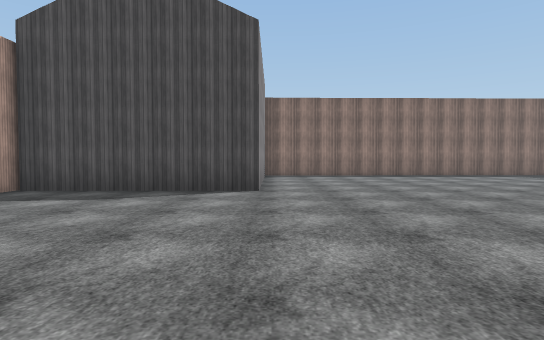
View 1 (above)

24 first-person views from a walk through a 3-D level made in the Unity game engine. The camera is 1.3 m above the floor, tilts 2° down and sees 80° across. The floor is counted in squares, 2 m on a side. Each view is taken from the middle of a square. On the plan, view 1 faces up. The plan holds only what a view shows up to about 10 squares ahead; the rest is blank. The player is left out. Some animated figures are not drawn. Surface patterns are stand-ins for the level's own textures.

View 2
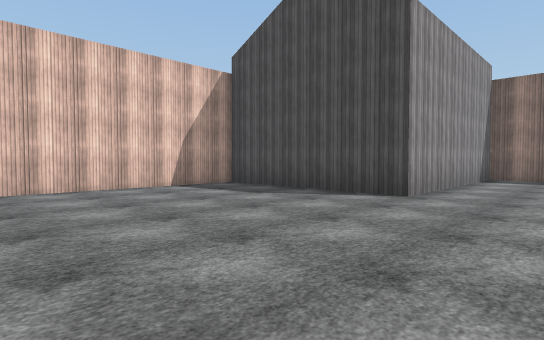

View 3
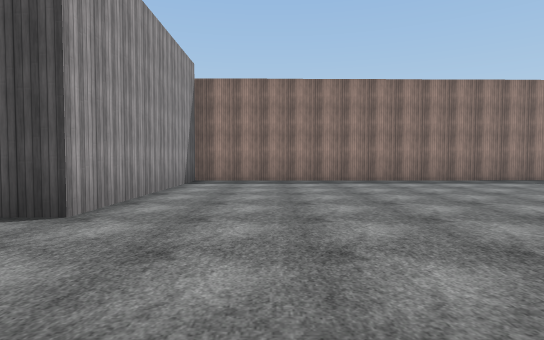

View 4
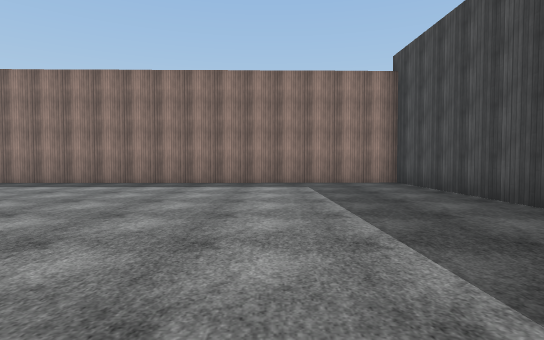

View 5
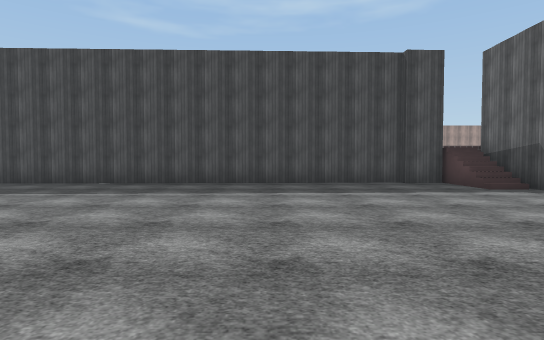

View 6
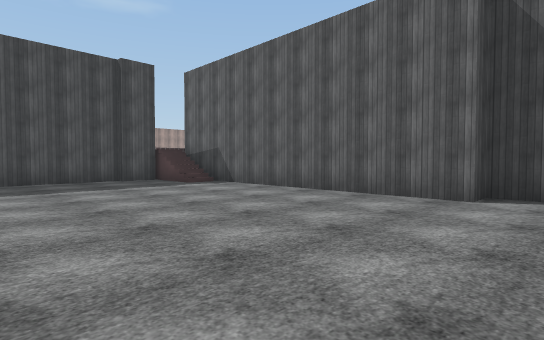

View 7
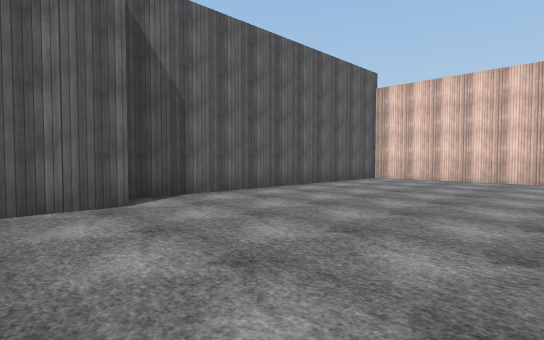

View 8
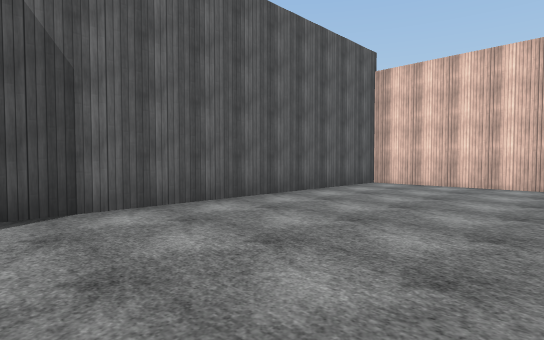

View 9
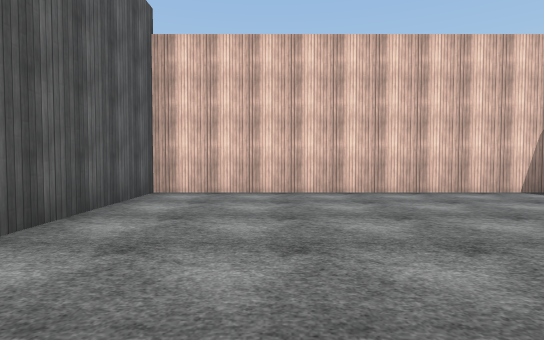

View 10
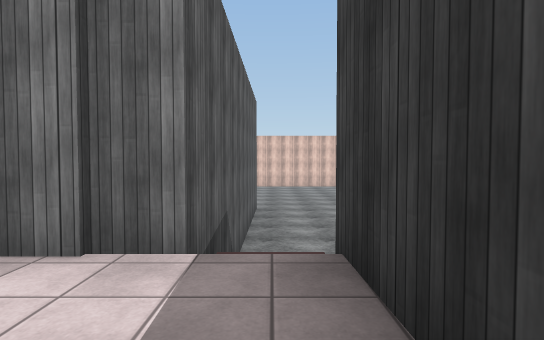

View 11
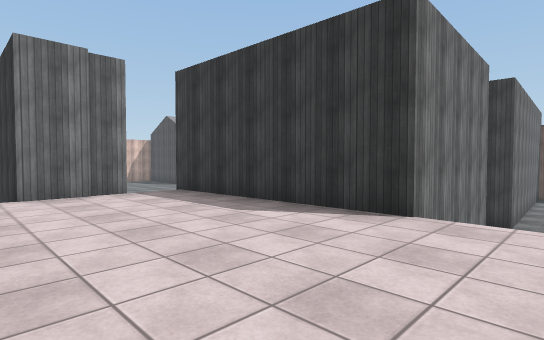

View 12
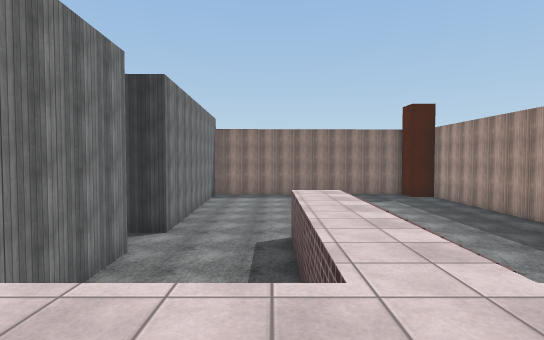

View 13
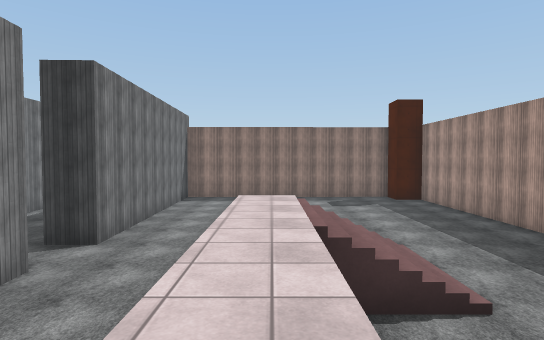

View 14
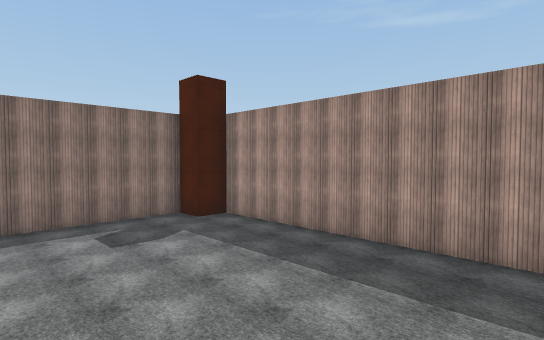

View 15
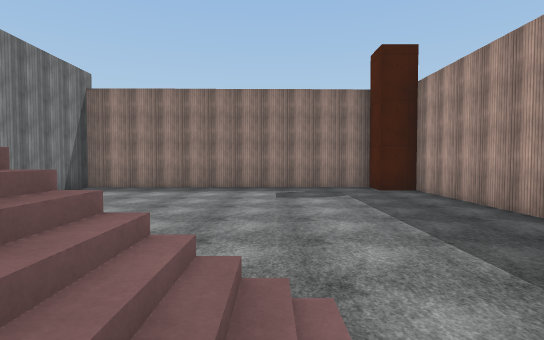

View 16
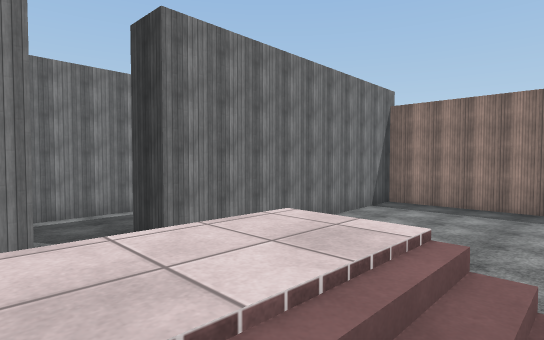

View 17
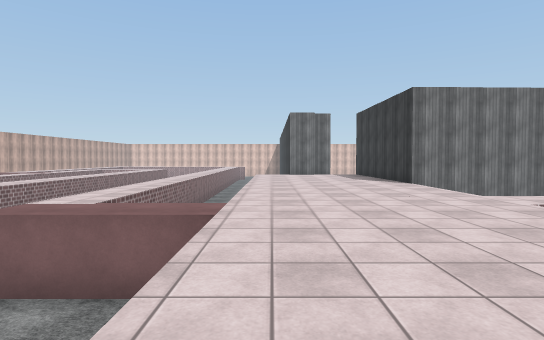

View 18
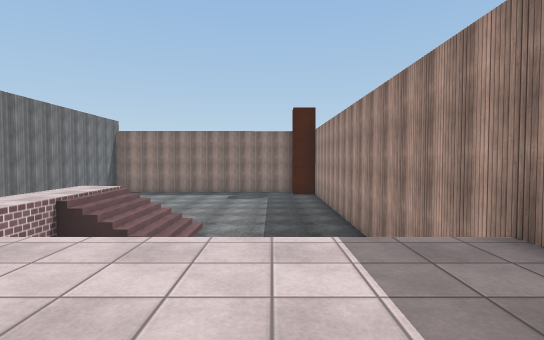

View 19
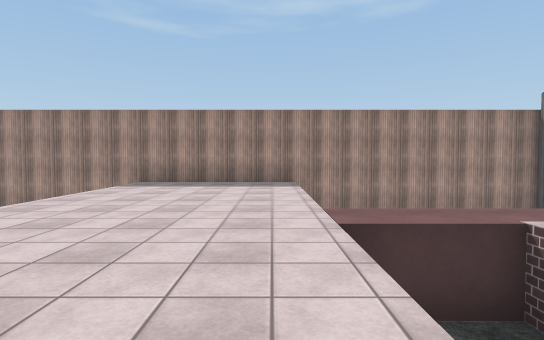

View 20
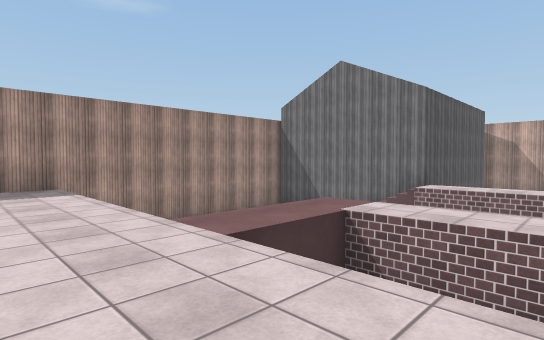

View 21
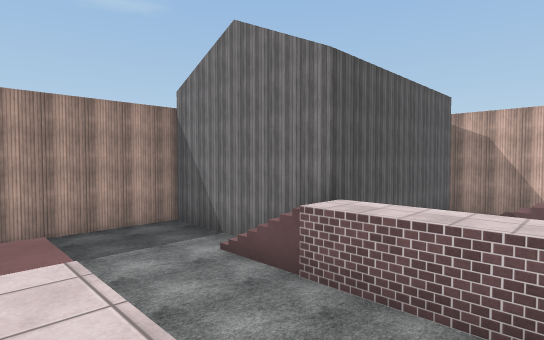

View 22
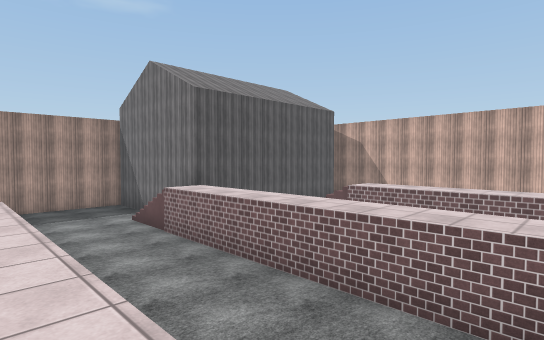

View 23
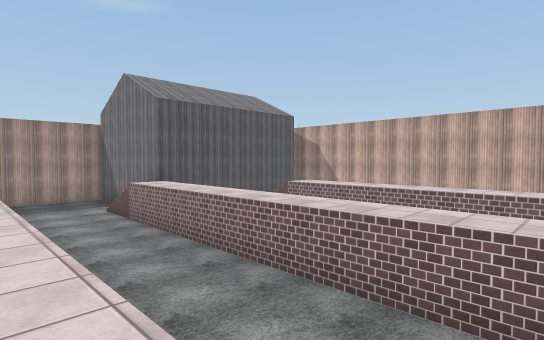

View 24
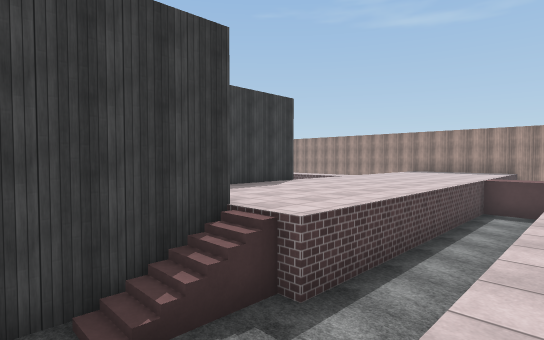

### Floor plan
Key: @ floor where view 1 was taken; # wall or solid block; . main floor; : floor 2 m higher than the main floor; / step, stairs or slope; v drop or lower ground; H house.
Columns run from 6 left of view 1 to 26 right of it. Each row starts with its distance up from view 1.
 13       #############   ##########
 12      H............#   #........##
 11      H............#   #.........#
 10      H............#   #.........#
  9      H............#.  #.........#
  8      H............#.. #.........#
  7  HHHHH............#.. #.........#
  6 #.................#...#.........#
  5 #.................#.............#
  4 #.................#.......://...#
  3 #.................#   #...://.. #
  2 #.................#   #...:...  #
  1 #.................#   #  .:     #
  0 #.....@...........#####...:.....#
 -1 #...............//::::::::::::::#
 -2 #.........########::::::::::::::#
 -3 ###########    ###::::::::::::::#
 -4                 //::::::::::::::#
 -5                  ..........:#vvv#
 -6                   .........:v   #
 -7                :  ::::::::::v   #
 -8                    vvvvvvvvv#...#
 -9                     ............#
-10                   ..............#
-11                   :::::::::HHHHH#
-12                            HHH  #
-13                            HH
-14                    ::::::  H
-15                    ......  H
-16                            H
-17                            H
-18                    #########

Where each view was taken, in squares from view 1:
view 1: 0 up, 0 right, facing up
view 2: 1 up, 2 right, facing up-left
view 3: 3 up, 2 right, facing up
view 4: 4 up, 8 right, facing up
view 5: 4 up, 3 right, facing right
view 6: 4 up, 2 right, facing down-right
view 7: 3 up, 5 right, facing down-left
view 8: 2 up, 3 right, facing down-left
view 9: 0 up, 1 right, facing left
view 10: 1 down, 14 right, facing left
view 11: 4 down, 18 right, facing up-left
view 12: 2 down, 19 right, facing up
view 13: 1 down, 20 right, facing up
view 14: 4 up, 20 right, facing up-right
view 15: 3 up, 22 right, facing up
view 16: 3 up, 21 right, facing up-left
view 17: 4 down, 25 right, facing left
view 18: 3 down, 24 right, facing up
view 19: 4 down, 17 right, facing right
view 20: 3 down, 18 right, facing down-right
view 21: 7 down, 18 right, facing down-right
view 22: 7 down, 14 right, facing down-right
view 23: 7 down, 12 right, facing down-right
view 24: 7 down, 9 right, facing up-right
